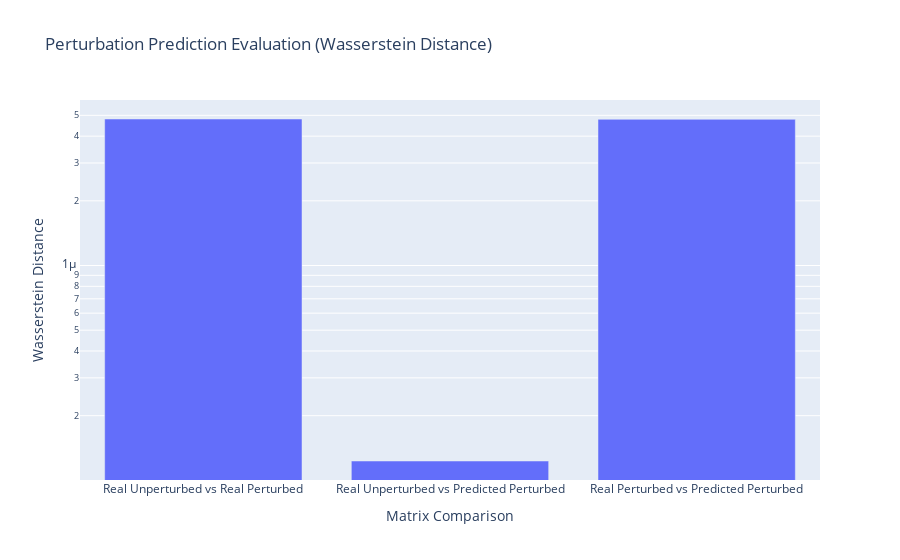
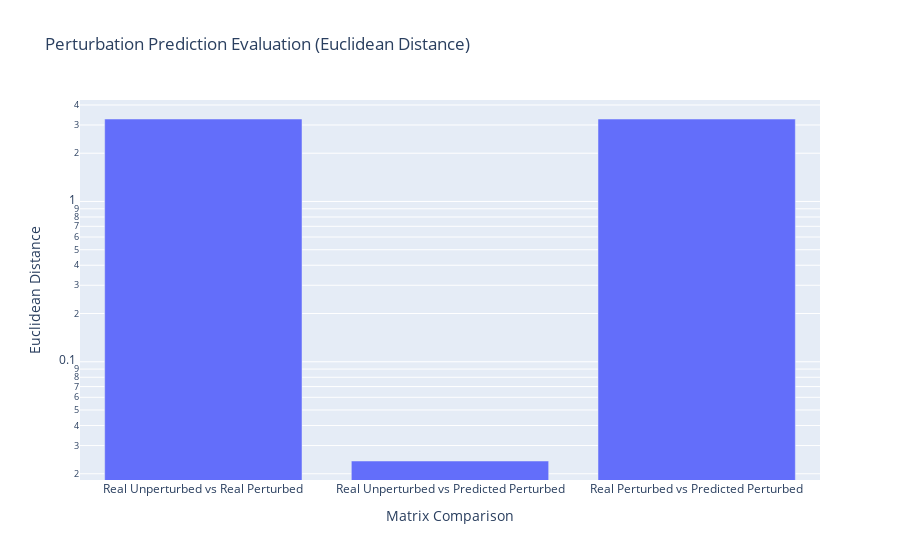
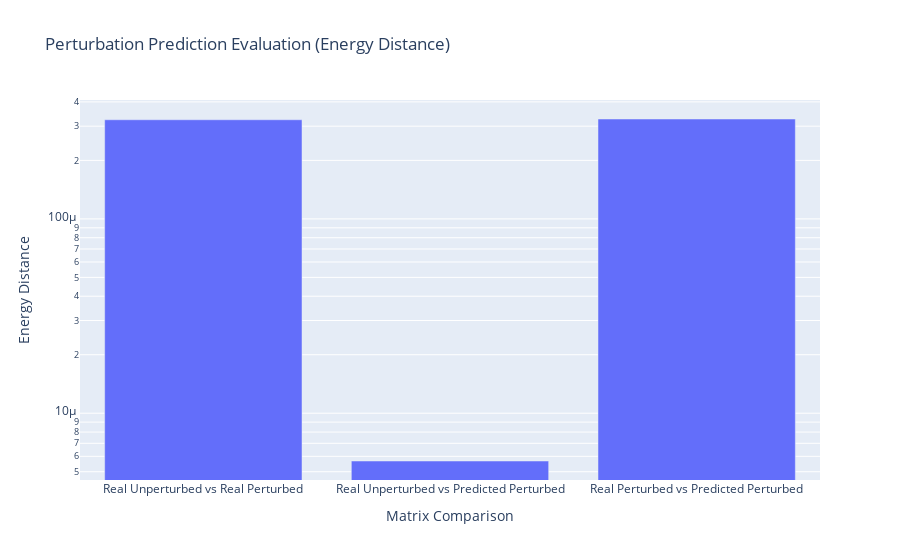

Notebook code for these charts, in order:
### Code cell
def make_bar_chart(df, distance_type: str):
    df = df.copy()
    df[["matrix1", "matrix2"]] = df[["matrix1", "matrix2"]].map(
        lambda x: " ".join(x.split("_")[:-1]).title()
    )
    colnames = df["matrix1"] + " vs " + df["matrix2"]
    distances = df[distance_type]
    px.bar(
        x=colnames,
        y=distances,
        title=f'Perturbation Prediction Evaluation ({distance_type.replace("_", " ").title()})',
        labels={"x": "Matrix Comparison", "y": distance_type.replace("_", " ").title()},
        log_y=True,
    ).show()


make_bar_chart(comp, "wasserstein_distance")
make_bar_chart(comp, "euclidean_distance")
make_bar_chart(comp, "energy_distance")

### Figure 1 — Plotly figure (JSON) as saved in the notebook; plotly's stock layout.template omitted (floating-point values rounded to 4 significant figures)
{"data": [{"hovertemplate": "Matrix Comparison=%{x}<br>Wasserstein Distance=%{y}<extra></extra>", "legendgroup": "", "marker": {"color": "#636efa", "pattern": {"shape": ""}}, "name": "", "orientation": "v", "showlegend": false, "textposition": "auto", "type": "bar", "x": ["Real Unperturbed vs Real Perturbed", "Real Unperturbed vs Predicted Perturbed", "Real Perturbed vs Predicted Perturbed"], "xaxis": "x", "y": [4.807e-06, 1.231e-07, 4.791e-06], "yaxis": "y"}], "layout": {"barmode": "relative", "legend": {"tracegroupgap": 0}, "title": {"text": "Perturbation Prediction Evaluation (Wasserstein Distance)"}, "xaxis": {"anchor": "y", "domain": [0, 1], "title": {"text": "Matrix Comparison"}}, "yaxis": {"anchor": "x", "domain": [0, 1], "title": {"text": "Wasserstein Distance"}, "type": "log"}}}

### Figure 2 — Plotly figure (JSON) as saved in the notebook; plotly's stock layout.template omitted (floating-point values rounded to 4 significant figures)
{"data": [{"hovertemplate": "Matrix Comparison=%{x}<br>Euclidean Distance=%{y}<extra></extra>", "legendgroup": "", "marker": {"color": "#636efa", "pattern": {"shape": ""}}, "name": "", "orientation": "v", "showlegend": false, "textposition": "auto", "type": "bar", "x": ["Real Unperturbed vs Real Perturbed", "Real Unperturbed vs Predicted Perturbed", "Real Perturbed vs Predicted Perturbed"], "xaxis": "x", "y": [3.27, 0.02403, 3.268], "yaxis": "y"}], "layout": {"barmode": "relative", "legend": {"tracegroupgap": 0}, "title": {"text": "Perturbation Prediction Evaluation (Euclidean Distance)"}, "xaxis": {"anchor": "y", "domain": [0, 1], "title": {"text": "Matrix Comparison"}}, "yaxis": {"anchor": "x", "domain": [0, 1], "title": {"text": "Euclidean Distance"}, "type": "log"}}}

### Figure 3 — Plotly figure (JSON) as saved in the notebook; plotly's stock layout.template omitted (floating-point values rounded to 4 significant figures)
{"data": [{"hovertemplate": "Matrix Comparison=%{x}<br>Energy Distance=%{y}<extra></extra>", "legendgroup": "", "marker": {"color": "#636efa", "pattern": {"shape": ""}}, "name": "", "orientation": "v", "showlegend": false, "textposition": "auto", "type": "bar", "x": ["Real Unperturbed vs Real Perturbed", "Real Unperturbed vs Predicted Perturbed", "Real Perturbed vs Predicted Perturbed"], "xaxis": "x", "y": [0.0003237, 5.677e-06, 0.0003266], "yaxis": "y"}], "layout": {"barmode": "relative", "legend": {"tracegroupgap": 0}, "title": {"text": "Perturbation Prediction Evaluation (Energy Distance)"}, "xaxis": {"anchor": "y", "domain": [0, 1], "title": {"text": "Matrix Comparison"}}, "yaxis": {"anchor": "x", "domain": [0, 1], "title": {"text": "Energy Distance"}, "type": "log"}}}
